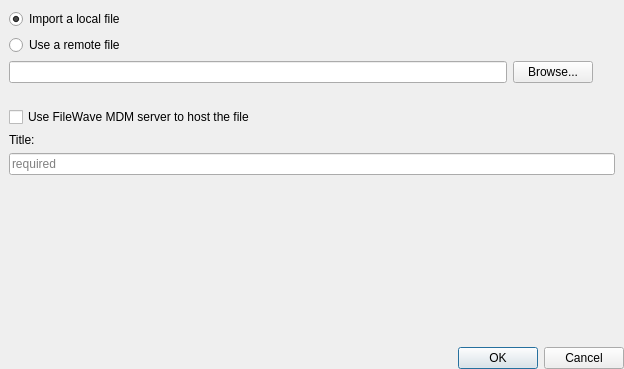
<?xml version="1.0" encoding="UTF-8"?>
<ui version="4.0">
 <class>IOSFileUpload</class>
 <widget class="QDialog" name="IOSFileUpload">
  <property name="geometry">
   <rect>
    <x>0</x>
    <y>0</y>
    <width>624</width>
    <height>369</height>
   </rect>
  </property>
  <property name="sizePolicy">
   <sizepolicy hsizetype="Preferred" vsizetype="Fixed">
    <horstretch>0</horstretch>
    <verstretch>0</verstretch>
   </sizepolicy>
  </property>
  <property name="windowTitle">
   <string>Upload an Enterprise iOS App</string>
  </property>
  <property name="sizeGripEnabled">
   <bool>false</bool>
  </property>
  <layout class="QVBoxLayout" name="verticalLayout_3">
   <property name="spacing">
    <number>0</number>
   </property>
   <property name="leftMargin">
    <number>0</number>
   </property>
   <property name="topMargin">
    <number>0</number>
   </property>
   <property name="rightMargin">
    <number>0</number>
   </property>
   <property name="bottomMargin">
    <number>0</number>
   </property>
   <item>
    <widget class="QWidget" name="widget" native="true">
     <layout class="QVBoxLayout" name="verticalLayout_2">
      <item>
       <layout class="QVBoxLayout" name="verticalLayout">
        <item>
         <widget class="QRadioButton" name="importLocal">
          <property name="text">
           <string>Import a local file</string>
          </property>
          <property name="checked">
           <bool>true</bool>
          </property>
          <attribute name="buttonGroup">
           <string notr="true">source</string>
          </attribute>
         </widget>
        </item>
        <item>
         <widget class="QRadioButton" name="useRemote">
          <property name="text">
           <string>Use a remote file</string>
          </property>
          <attribute name="buttonGroup">
           <string notr="true">source</string>
          </attribute>
         </widget>
        </item>
       </layout>
      </item>
      <item>
       <layout class="QGridLayout" name="gridLayout">
        <property name="verticalSpacing">
         <number>4</number>
        </property>
        <item row="0" column="0">
         <widget class="QLineEdit" name="fileLocation">
          <property name="enabled">
           <bool>true</bool>
          </property>
         </widget>
        </item>
        <item row="0" column="1">
         <widget class="QPushButton" name="browse">
          <property name="text">
           <string>Browse...</string>
          </property>
         </widget>
        </item>
        <item row="0" column="2">
         <widget class="OnlineStatus" name="fileLocationStatus" native="true">
          <property name="minimumSize">
           <size>
            <width>16</width>
            <height>16</height>
           </size>
          </property>
         </widget>
        </item>
        <item row="1" column="0">
         <widget class="QLabel" name="warningLabel">
          <property name="palette">
           <palette>
            <active>
             <colorrole role="WindowText">
              <brush brushstyle="SolidPattern">
               <color alpha="255">
                <red>255</red>
                <green>0</green>
                <blue>0</blue>
               </color>
              </brush>
             </colorrole>
            </active>
            <inactive>
             <colorrole role="WindowText">
              <brush brushstyle="SolidPattern">
               <color alpha="255">
                <red>255</red>
                <green>0</green>
                <blue>0</blue>
               </color>
              </brush>
             </colorrole>
            </inactive>
            <disabled>
             <colorrole role="WindowText">
              <brush brushstyle="SolidPattern">
               <color alpha="255">
                <red>127</red>
                <green>127</green>
                <blue>127</blue>
               </color>
              </brush>
             </colorrole>
            </disabled>
           </palette>
          </property>
          <property name="text">
           <string/>
          </property>
         </widget>
        </item>
       </layout>
      </item>
      <item>
       <widget class="QCheckBox" name="localStorage">
        <property name="text">
         <string>Use FileWave MDM server to host the file</string>
        </property>
       </widget>
      </item>
      <item>
       <widget class="QLabel" name="label">
        <property name="text">
         <string>Title:</string>
        </property>
       </widget>
      </item>
      <item>
       <widget class="QLineEdit" name="title">
        <property name="minimumSize">
         <size>
          <width>600</width>
          <height>0</height>
         </size>
        </property>
        <property name="placeholderText">
         <string>required</string>
        </property>
       </widget>
      </item>
      <item>
       <layout class="QVBoxLayout" name="additionalFields"/>
      </item>
      <item>
       <widget class="QLabel" name="statusLabel">
        <property name="text">
         <string/>
        </property>
       </widget>
      </item>
      <item>
       <spacer name="verticalSpacer">
        <property name="orientation">
         <enum>Qt::Vertical</enum>
        </property>
        <property name="sizeHint" stdset="0">
         <size>
          <width>17</width>
          <height>37</height>
         </size>
        </property>
       </spacer>
      </item>
     </layout>
    </widget>
   </item>
   <item>
    <layout class="QHBoxLayout" name="horizontalLayout_2">
     <item>
      <widget class="CircularProgressIndicator" name="circularProgress" native="true">
       <property name="minimumSize">
        <size>
         <width>20</width>
         <height>12</height>
        </size>
       </property>
       <property name="maximumSize">
        <size>
         <width>16777215</width>
         <height>16777215</height>
        </size>
       </property>
      </widget>
     </item>
     <item>
      <widget class="QDialogButtonBox" name="buttonBox">
       <property name="standardButtons">
        <set>QDialogButtonBox::Cancel|QDialogButtonBox::Ok</set>
       </property>
      </widget>
     </item>
    </layout>
   </item>
  </layout>
 </widget>
 <customwidgets>
  <customwidget>
   <class>CircularProgressIndicator</class>
   <extends>QWidget</extends>
   <header>FileWaveGuiLib/circularprogressindicator.h</header>
   <container>1</container>
  </customwidget>
  <customwidget>
   <class>OnlineStatus</class>
   <extends>QWidget</extends>
   <header>FileWaveGuiLib/OnlineStatus.h</header>
   <container>1</container>
  </customwidget>
 </customwidgets>
 <resources/>
 <connections/>
 <buttongroups>
  <buttongroup name="source"/>
 </buttongroups>
</ui>
